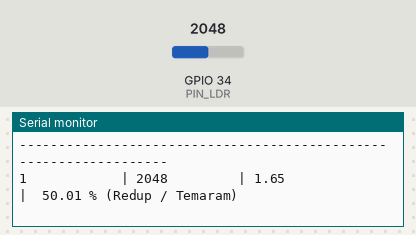
The sketch below on a simulated ESP32. Parts: the last lines printed to the serial monitor. The test bench sets the inputs (shaded band); at power-on: GPIO 34 (PIN_LDR) = 2048 (analog values on the 0–4095 scale).

Above: at 1.3 s.
1.4 s: GPIO 34 (PIN_LDR) set to 1228
At 2.8 s:
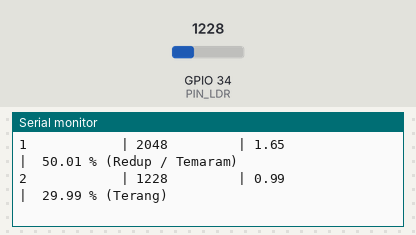
4.5 s: GPIO 34 (PIN_LDR) set to 491
At 5.8 s:
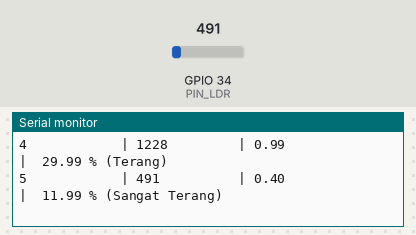
7.5 s: GPIO 34 (PIN_LDR) set to 35
At 8.8 s:
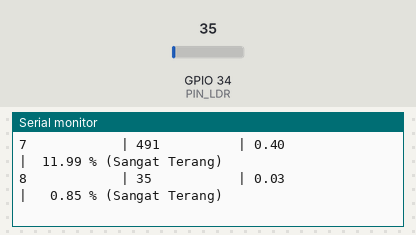
10.5 s: GPIO 34 (PIN_LDR) set to 0
At 11.8 s:
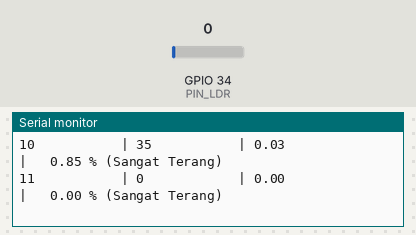
13.5 s: GPIO 34 (PIN_LDR) set to 115
At 14.5 s:
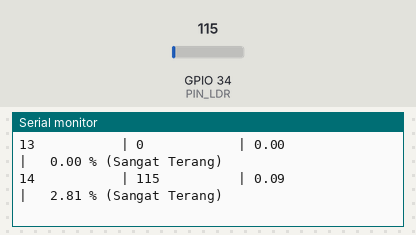
16.5 s: GPIO 34 (PIN_LDR) set to 2047
At 17.8 s:
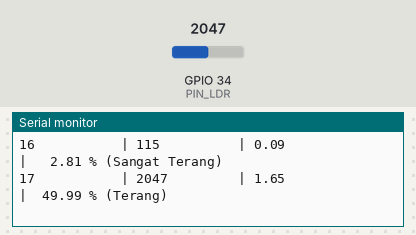
Timing chart, 0 to 19.5 s (numbered marks = the images above; inputs shaded):
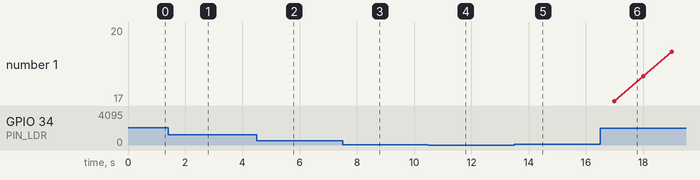

Measured:
- after the input at 1.4 s, the serial monitor: prints a new line after 0.60 s (image 1)
- after the input at 4.5 s, the serial monitor: prints a new line after 0.50 s (image 2)
- after the input at 7.5 s, the serial monitor: prints a new line after 0.50 s (image 3)
- after the input at 10.5 s, the serial monitor: prints a new line after 0.50 s (image 4)
- after the input at 13.5 s, the serial monitor: prints a new line after 0.50 s (image 5)
- after the input at 16.5 s, the serial monitor: prints a new line after 0.50 s (image 6)

The sketch:

soal2_ldr_adc.ino
```cpp
/**
 * ==============================================================================
 * UTS PRAKTIKUM EMBEDDED SYSTEM - SOAL 2
 * ==============================================================================
 * Judul     : Pembacaan Sensor Analog LDR dan Pengolahan Data ADC 12-Bit
 * Komponen  : ESP32 DevKit, 1x Modul Sensor LDR (Wokwi Photoresistor Sensor)
 * Pinout    :
 *   - LDR VCC   -> 3V3 ESP32
 *   - LDR GND   -> GND ESP32
 *   - LDR AO    -> GPIO 34 ESP32 (ADC1_CH6 - Input Only)
 *
 * Logika Pengolahan ADC:
 *   1. Nilai ADC mentah ESP32 beresolusi 12-bit dengan rentang 0 hingga 4095.
 *   2. Karakteristik Modul Sensor LDR Wokwi (wokwi-photoresistor-sensor):
 *      - Terang (High Lux) -> Resistansi LDR kecil -> Tegangan AO rendah (~0.04V - 0.2V) -> ADC mendekati 0.
 *      - Gelap (Low Lux)   -> Resistansi LDR besar -> Tegangan AO tinggi (~3.3V)        -> ADC mendekati 4095.
 *   3. Konversi Persentase Intensitas Kegelapan (0% - 100%):
 *      - Persentase Kegelapan (%) = (rawADC / 4095.0) * 100.0%
 *        * rawADC = 4095 -> Kegelapan 100.0% (Kondisi Gelap Gulita)
 *        * rawADC = 0    -> Kegelapan 0.0%   (Kondisi Sangat Terang)
 *      (Catatan: Disediakan flag IS_WOKWI_MODULE untuk menyesuaikan jika menggunakan rangkaian divider terbalik)
 *   4. Menampilkan data telemetri ke Serial Monitor setiap 1 detik secara non-blocking (millis()).
 * ==============================================================================
 */

#include <Arduino.h>

// Definisi Pin Analog LDR
const int PIN_LDR = 34; // GPIO 34 (ADC1 Channel 6)

// Konfigurasi Rangkaian Voltage Divider:
// true  : Modul Sensor LDR Wokwi (Nilai ADC naik seiring semakin gelapnya ruangan)
// false : Rangkaian divider konvensional LDR ke 3.3V dan R 10k ke GND (Nilai ADC turun saat gelap)
const bool IS_WOKWI_MODULE = true;

// Penjadwalan Waktu Non-blocking
unsigned long lastReadTime = 0;
const unsigned long INTERVAL_BACA = 1000; // Baca dan tampilkan setiap 1000 ms (1 detik)

void setup() {
  Serial.begin(115200);
  delay(100);
  Serial.println("\n========================================================");
  Serial.println("UTS EMBEDDED SYSTEM - SOAL 2: PEMBACAAN ADC SENSOR LDR");
  Serial.println("========================================================");

  // Konfigurasi ADC ESP32: Resolusi 12-bit (0 - 4095)
  analogReadResolution(12);

  // Set atenuasi 11dB untuk membaca tegangan input hingga ~3.3V (standar ESP32)
  analogSetAttenuation(ADC_11db);

  Serial.println("[Info] Pin GPIO 34 terkonfigurasi sebagai input ADC 12-bit.");
  Serial.println("Memulai pembacaan data setiap 1 detik...\n");
  Serial.println("------------------------------------------------------------------");
  Serial.printf("%-12s | %-12s | %-15s | %-12s\n", "Waktu (detik)", "ADC Mentah", "Tegangan (V)", "Kegelapan (%)");
  Serial.println("------------------------------------------------------------------");
}

void loop() {
  unsigned long currentMillis = millis();

  // Eksekusi setiap 1 detik secara non-blocking
  if (currentMillis - lastReadTime >= INTERVAL_BACA) {
    lastReadTime = currentMillis;

    // a. Baca nilai mentah ADC 12-bit (Rentang: 0 - 4095)
    int rawADC = analogRead(PIN_LDR);

    // Hitung estimasi tegangan analog (0.0 V - 3.3 V)
    float voltage = (rawADC / 4095.0) * 3.3;

    // b. Konversi ke persentase intensitas kegelapan (0% - 100%)
    float darknessPercentage;
    if (IS_WOKWI_MODULE) {
      // Pada sensor Wokwi: ADC tinggi saat gelap, ADC rendah saat terang
      darknessPercentage = (rawADC / 4095.0) * 100.0;
    } else {
      // Pada divider LDR pull-up ke 3.3V
      darknessPercentage = ((4095.0 - rawADC) / 4095.0) * 100.0;
    }

    // Pastikan nilai berada di rentang 0.0% - 100.0%
    darknessPercentage = constrain(darknessPercentage, 0.0, 100.0);

    // Identifikasi deskripsi kondisi pencahayaan
    String statusCahaya;
    if (darknessPercentage < 25.0) {
      statusCahaya = "Sangat Terang";
    } else if (darknessPercentage < 50.0) {
      statusCahaya = "Terang";
    } else if (darknessPercentage < 75.0) {
      statusCahaya = "Redup / Temaram";
    } else {
      statusCahaya = "Gelap Gulita";
    }

    // Tampilkan data ke Serial Monitor
    Serial.printf("%-12lu | %-12d | %-15.2f | %6.2f %% (%s)\n",
                  currentMillis / 1000, rawADC, voltage, darknessPercentage, statusCahaya.c_str());
  }
}
```
